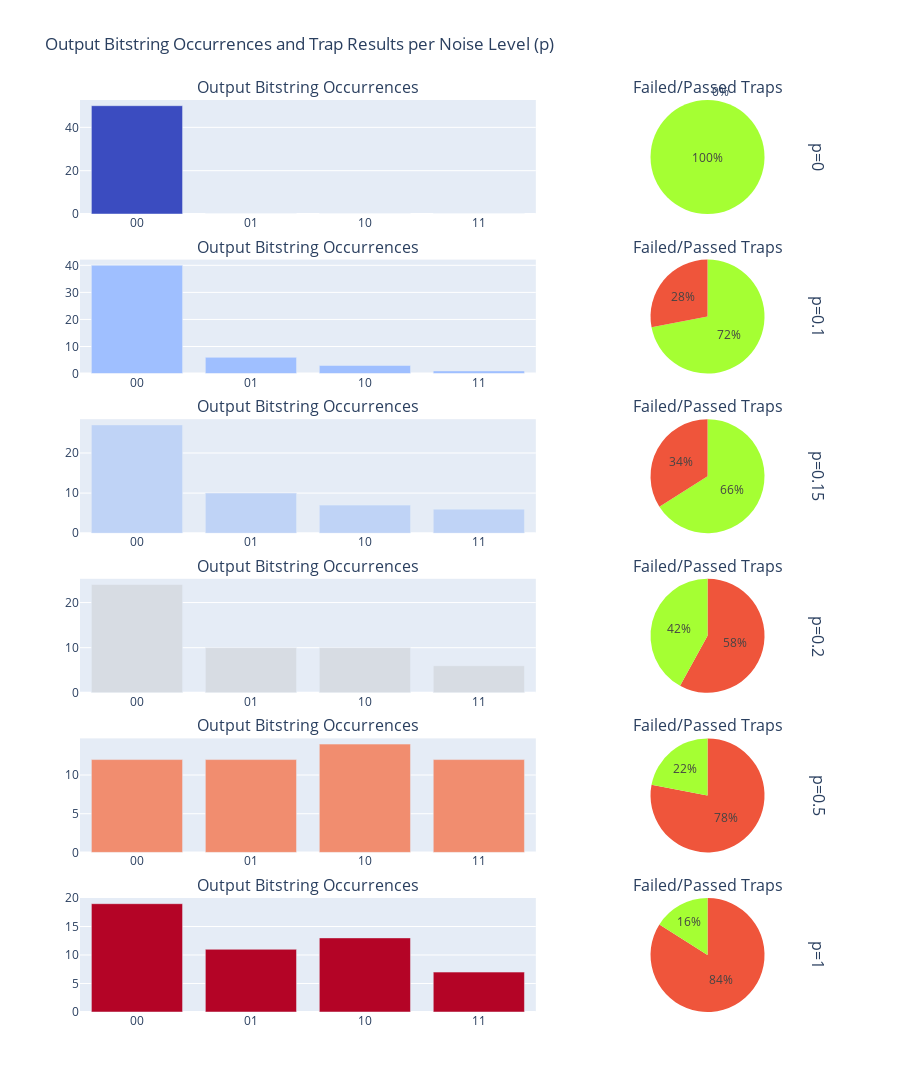

Notebook source saved alongside this figure:
### Code cell
import plotly.graph_objects as go
from plotly.subplots import make_subplots


# Function to get color based on p value
def get_heatmap_color(p, colormap_name="coolwarm", vmin=0.1, vmax=1):
    colormap = cm.get_cmap(colormap_name)
    norm = LogNorm(vmin=vmin, vmax=vmax)  # Normalize p within [vmin, vmax]
    return to_hex(colormap(norm(p)))  # Convert to hex color for Plotly


# Number of rows and columns for the subplot grid
num_rows = len(all_histograms)  # Each p value gets its own row
num_cols = 2  # One column for bar chart, one for pie chart

# Create a subplot grid with multiple rows and columns
fig = make_subplots(
    rows=num_rows,
    cols=num_cols,
    column_widths=[0.7, 0.3],
    row_titles=[f"p={p}" for p in all_histograms.keys()],
    subplot_titles=["Output Bitstring Occurrences", "Failed/Passed Traps"] * len(all_histograms),
    vertical_spacing=0.05,
    specs=[[{"type": "bar"}, {"type": "pie"}] for _ in range(num_rows)],
)

# Add bar charts and pie charts for each p value
colors = ["#EF553B", "#a5ff33"]  # Red for 'Failed traps', Green for 'Passed traps'

for idx, (p, histogram) in enumerate(all_histograms.items()):
    frequencies = [histogram.get(outcome, 0) for outcome in all_outcomes]

    # Get colors for each bar based on the current p value
    bar_colors = [get_heatmap_color(p + 0.1) for _ in all_outcomes]

    # Add bar chart to the first column
    fig.add_trace(
        go.Bar(x=all_outcomes, y=frequencies, name=f"Bitstrings (p={p})", marker=dict(color=bar_colors)),
        row=idx + 1,
        col=1,
    )

    # Add pie chart to the second column
    failed_value = failed_traps_histograms.get(p, 0)
    fig.add_trace(
        go.Pie(
            labels=["Failed traps", "Passed traps"],
            values=[failed_value, 1 - failed_value],
            marker=dict(colors=colors),
            name=f"Traps (p={p})",
        ),
        row=idx + 1,
        col=2,
    )

# Update layout for better spacing and appearance
fig.update_layout(
    title="Output Bitstring Occurrences and Trap Results per Noise Level (p)",
    height=400 * num_rows,  # Dynamic height based on the number of rows
    showlegend=False,  # Disable legend for clarity
)

fig.show()

### Figure 1 — Plotly figure (JSON) as saved in the notebook; plotly's stock layout.template omitted (floating-point values rounded to 4 significant figures)
{"data": [{"marker": {"color": ["#3b4cc0", "#3b4cc0", "#3b4cc0", "#3b4cc0"]}, "name": "Bitstrings (p=0)", "type": "bar", "x": ["00", "01", "10", "11"], "xaxis": "x", "y": [50, 0, 0, 0], "yaxis": "y"}, {"domain": {"x": [0.716, 0.98], "y": [0.875, 1]}, "labels": ["Failed traps", "Passed traps"], "marker": {"colors": ["#EF553B", "#a5ff33"]}, "name": "Traps (p=0)", "type": "pie", "values": [0, 1]}, {"marker": {"color": ["#9fbfff", "#9fbfff", "#9fbfff", "#9fbfff"]}, "name": "Bitstrings (p=0.1)", "type": "bar", "x": ["00", "01", "10", "11"], "xaxis": "x2", "y": [40, 6, 3, 1], "yaxis": "y2"}, {"domain": {"x": [0.716, 0.98], "y": [0.7, 0.825]}, "labels": ["Failed traps", "Passed traps"], "marker": {"colors": ["#EF553B", "#a5ff33"]}, "name": "Traps (p=0.1)", "type": "pie", "values": [0.28, 0.72]}, {"marker": {"color": ["#bfd3f6", "#bfd3f6", "#bfd3f6", "#bfd3f6"]}, "name": "Bitstrings (p=0.15)", "type": "bar", "x": ["00", "01", "10", "11"], "xaxis": "x3", "y": [27, 10, 7, 6], "yaxis": "y3"}, {"domain": {"x": [0.716, 0.98], "y": [0.525, 0.65]}, "labels": ["Failed traps", "Passed traps"], "marker": {"colors": ["#EF553B", "#a5ff33"]}, "name": "Traps (p=0.15)", "type": "pie", "values": [0.34, 0.66]}, {"marker": {"color": ["#d7dce3", "#d7dce3", "#d7dce3", "#d7dce3"]}, "name": "Bitstrings (p=0.2)", "type": "bar", "x": ["00", "01", "10", "11"], "xaxis": "x4", "y": [24, 10, 10, 6], "yaxis": "y4"}, {"domain": {"x": [0.716, 0.98], "y": [0.35, 0.475]}, "labels": ["Failed traps", "Passed traps"], "marker": {"colors": ["#EF553B", "#a5ff33"]}, "name": "Traps (p=0.2)", "type": "pie", "values": [0.58, 0.42]}, {"marker": {"color": ["#f18d6f", "#f18d6f", "#f18d6f", "#f18d6f"]}, "name": "Bitstrings (p=0.5)", "type": "bar", "x": ["00", "01", "10", "11"], "xaxis": "x5", "y": [12, 12, 14, 12], "yaxis": "y5"}, {"domain": {"x": [0.716, 0.98], "y": [0.175, 0.3]}, "labels": ["Failed traps", "Passed traps"], "marker": {"colors": ["#EF553B", "#a5ff33"]}, "name": "Traps (p=0.5)", "type": "pie", "values": [0.78, 0.22]}, {"marker": {"color": ["#b40426", "#b40426", "#b40426", "#b40426"]}, "name": "Bitstrings (p=1)", "type": "bar", "x": ["00", "01", "10", "11"], "xaxis": "x6", "y": [19, 11, 13, 7], "yaxis": "y6"}, {"domain": {"x": [0.716, 0.98], "y": [0, 0.125]}, "labels": ["Failed traps", "Passed traps"], "marker": {"colors": ["#EF553B", "#a5ff33"]}, "name": "Traps (p=1)", "type": "pie", "values": [0.84, 0.16]}], "layout": {"annotations": [{"font": {"size": 16}, "showarrow": false, "text": "Output Bitstring Occurrences", "x": 0.308, "xanchor": "center", "xref": "paper", "y": 1, "yanchor": "bottom", "yref": "paper"}, {"font": {"size": 16}, "showarrow": false, "text": "Failed/Passed Traps", "x": 0.848, "xanchor": "center", "xref": "paper", "y": 1, "yanchor": "bottom", "yref": "paper"}, {"font": {"size": 16}, "showarrow": false, "text": "Output Bitstring Occurrences", "x": 0.308, "xanchor": "center", "xref": "paper", "y": 0.825, "yanchor": "bottom", "yref": "paper"}, {"font": {"size": 16}, "showarrow": false, "text": "Failed/Passed Traps", "x": 0.848, "xanchor": "center", "xref": "paper", "y": 0.825, "yanchor": "bottom", "yref": "paper"}, {"font": {"size": 16}, "showarrow": false, "text": "Output Bitstring Occurrences", "x": 0.308, "xanchor": "center", "xref": "paper", "y": 0.65, "yanchor": "bottom", "yref": "paper"}, {"font": {"size": 16}, "showarrow": false, "text": "Failed/Passed Traps", "x": 0.848, "xanchor": "center", "xref": "paper", "y": 0.65, "yanchor": "bottom", "yref": "paper"}, {"font": {"size": 16}, "showarrow": false, "text": "Output Bitstring Occurrences", "x": 0.308, "xanchor": "center", "xref": "paper", "y": 0.475, "yanchor": "bottom", "yref": "paper"}, {"font": {"size": 16}, "showarrow": false, "text": "Failed/Passed Traps", "x": 0.848, "xanchor": "center", "xref": "paper", "y": 0.475, "yanchor": "bottom", "yref": "paper"}, {"font": {"size": 16}, "showarrow": false, "text": "Output Bitstring Occurrences", "x": 0.308, "xanchor": "center", "xref": "paper", "y": 0.3, "yanchor": "bottom", "yref": "paper"}, {"font": {"size": 16}, "showarrow": false, "text": "Failed/Passed Traps", "x": 0.848, "xanchor": "center", "xref": "paper", "y": 0.3, "yanchor": "bottom", "yref": "paper"}, {"font": {"size": 16}, "showarrow": false, "text": "Output Bitstring Occurrences", "x": 0.308, "xanchor": "center", "xref": "paper", "y": 0.125, "yanchor": "bottom", "yref": "paper"}, {"font": {"size": 16}, "showarrow": false, "text": "Failed/Passed Traps", "x": 0.848, "xanchor": "center", "xref": "paper", "y": 0.125, "yanchor": "bottom", "yref": "paper"}, {"font": {"size": 16}, "showarrow": false, "text": "p=0", "textangle": 90, "x": 0.98, "xanchor": "left", "xref": "paper", "y": 0.9375, "yanchor": "middle", "yref": "paper"}, {"font": {"size": 16}, "showarrow": false, "text": "p=0.1", "textangle": 90, "x": 0.98, "xanchor": "left", "xref": "paper", "y": 0.7625, "yanchor": "middle", "yref": "paper"}, {"font": {"size": 16}, "showarrow": false, "text": "p=0.15", "textangle": 90, "x": 0.98, "xanchor": "left", "xref": "paper", "y": 0.5875, "yanchor": "middle", "yref": "paper"}, {"font": {"size": 16}, "showarrow": false, "text": "p=0.2", "textangle": 90, "x": 0.98, "xanchor": "left", "xref": "paper", "y": 0.4125, "yanchor": "middle", "yref": "paper"}, {"font": {"size": 16}, "showarrow": false, "text": "p=0.5", "textangle": 90, "x": 0.98, "xanchor": "left", "xref": "paper", "y": 0.2375, "yanchor": "middle", "yref": "paper"}, {"font": {"size": 16}, "showarrow": false, "text": "p=1", "textangle": 90, "x": 0.98, "xanchor": "left", "xref": "paper", "y": 0.0625, "yanchor": "middle", "yref": "paper"}], "height": 2400, "showlegend": false, "title": {"text": "Output Bitstring Occurrences and Trap Results per Noise Level (p)"}, "xaxis": {"anchor": "y", "domain": [0, 0.616]}, "xaxis2": {"anchor": "y2", "domain": [0, 0.616]}, "xaxis3": {"anchor": "y3", "domain": [0, 0.616]}, "xaxis4": {"anchor": "y4", "domain": [0, 0.616]}, "xaxis5": {"anchor": "y5", "domain": [0, 0.616]}, "xaxis6": {"anchor": "y6", "domain": [0, 0.616]}, "yaxis": {"anchor": "x", "domain": [0.875, 1]}, "yaxis2": {"anchor": "x2", "domain": [0.7, 0.825]}, "yaxis3": {"anchor": "x3", "domain": [0.525, 0.65]}, "yaxis4": {"anchor": "x4", "domain": [0.35, 0.475]}, "yaxis5": {"anchor": "x5", "domain": [0.175, 0.3]}, "yaxis6": {"anchor": "x6", "domain": [0, 0.125]}}}
